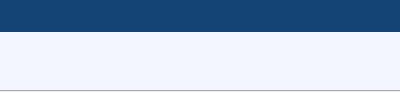
<?xml version="1.0" encoding="UTF-8"?>
<ui version="4.0">
 <class>confirm_window</class>
 <widget class="QWidget" name="confirm_window">
  <property name="geometry">
   <rect>
    <x>0</x>
    <y>0</y>
    <width>400</width>
    <height>95</height>
   </rect>
  </property>
  <property name="windowTitle">
   <string>Form</string>
  </property>
  <widget class="QFrame" name="background_frame">
   <property name="geometry">
    <rect>
     <x>-30</x>
     <y>-10</y>
     <width>441</width>
     <height>161</height>
    </rect>
   </property>
   <property name="sizePolicy">
    <sizepolicy hsizetype="Expanding" vsizetype="Expanding">
     <horstretch>0</horstretch>
     <verstretch>0</verstretch>
    </sizepolicy>
   </property>
   <property name="autoFillBackground">
    <bool>false</bool>
   </property>
   <property name="styleSheet">
    <string notr="true">QFrame {
	background-color: #144475;
	border-radius: 0px;
}
</string>
   </property>
   <property name="frameShape">
    <enum>QFrame::StyledPanel</enum>
   </property>
   <property name="frameShadow">
    <enum>QFrame::Raised</enum>
   </property>
   <widget class="QFrame" name="frame_2">
    <property name="geometry">
     <rect>
      <x>30</x>
      <y>42</y>
      <width>401</width>
      <height>111</height>
     </rect>
    </property>
    <property name="layoutDirection">
     <enum>Qt::RightToLeft</enum>
    </property>
    <property name="styleSheet">
     <string notr="true">QFrame {
	background-color:#F3F6FE;
}

</string>
    </property>
    <property name="frameShape">
     <enum>QFrame::StyledPanel</enum>
    </property>
    <property name="frameShadow">
     <enum>QFrame::Raised</enum>
    </property>
    <widget class="QLabel" name="icon_label">
     <property name="geometry">
      <rect>
       <x>13</x>
       <y>15</y>
       <width>30</width>
       <height>30</height>
      </rect>
     </property>
     <property name="minimumSize">
      <size>
       <width>30</width>
       <height>30</height>
      </size>
     </property>
     <property name="maximumSize">
      <size>
       <width>30</width>
       <height>30</height>
      </size>
     </property>
     <property name="text">
      <string/>
     </property>
     <property name="pixmap">
      <pixmap>images/alert2.png</pixmap>
     </property>
     <property name="scaledContents">
      <bool>true</bool>
     </property>
    </widget>
    <widget class="QTextEdit" name="msg_label">
     <property name="enabled">
      <bool>false</bool>
     </property>
     <property name="geometry">
      <rect>
       <x>57</x>
       <y>12</y>
       <width>330</width>
       <height>41</height>
      </rect>
     </property>
     <property name="minimumSize">
      <size>
       <width>330</width>
       <height>0</height>
      </size>
     </property>
     <property name="maximumSize">
      <size>
       <width>330</width>
       <height>16777215</height>
      </size>
     </property>
     <property name="styleSheet">
      <string notr="true">QTextEdit{
border: Transparent;
color: black;
}

QTextEdit:disabled {
   border: Transparent;
	color: black;
}</string>
     </property>
     <property name="inputMethodHints">
      <set>Qt::ImhMultiLine</set>
     </property>
     <property name="frameShape">
      <enum>QFrame::NoFrame</enum>
     </property>
     <property name="verticalScrollBarPolicy">
      <enum>Qt::ScrollBarAlwaysOff</enum>
     </property>
     <property name="horizontalScrollBarPolicy">
      <enum>Qt::ScrollBarAlwaysOff</enum>
     </property>
     <property name="sizeAdjustPolicy">
      <enum>QAbstractScrollArea::AdjustIgnored</enum>
     </property>
     <property name="lineWrapMode">
      <enum>QTextEdit::WidgetWidth</enum>
     </property>
     <property name="lineWrapColumnOrWidth">
      <number>0</number>
     </property>
     <property name="readOnly">
      <bool>true</bool>
     </property>
     <property name="html">
      <string>&lt;!DOCTYPE HTML PUBLIC &quot;-//W3C//DTD HTML 4.0//EN&quot; &quot;http://www.w3.org/TR/REC-html40/strict.dtd&quot;&gt;
&lt;html&gt;&lt;head&gt;&lt;meta name=&quot;qrichtext&quot; content=&quot;1&quot; /&gt;&lt;style type=&quot;text/css&quot;&gt;
p, li { white-space: pre-wrap; }
&lt;/style&gt;&lt;/head&gt;&lt;body style=&quot; font-family:'MS Shell Dlg 2'; font-size:8.25pt; font-weight:400; font-style:normal;&quot;&gt;
&lt;p style=&quot;-qt-paragraph-type:empty; margin-top:0px; margin-bottom:0px; margin-left:0px; margin-right:0px; -qt-block-indent:0; text-indent:0px;&quot;&gt;&lt;br /&gt;&lt;/p&gt;&lt;/body&gt;&lt;/html&gt;</string>
     </property>
    </widget>
   </widget>
   <widget class="QPushButton" name="close_btn">
    <property name="geometry">
     <rect>
      <x>400</x>
      <y>11</y>
      <width>30</width>
      <height>30</height>
     </rect>
    </property>
    <property name="minimumSize">
     <size>
      <width>30</width>
      <height>30</height>
     </size>
    </property>
    <property name="maximumSize">
     <size>
      <width>30</width>
      <height>30</height>
     </size>
    </property>
    <property name="palette">
     <palette>
      <active>
       <colorrole role="WindowText">
        <brush brushstyle="SolidPattern">
         <color alpha="255">
          <red>255</red>
          <green>255</green>
          <blue>255</blue>
         </color>
        </brush>
       </colorrole>
       <colorrole role="Button">
        <brush brushstyle="SolidPattern">
         <color alpha="0">
          <red>0</red>
          <green>0</green>
          <blue>0</blue>
         </color>
        </brush>
       </colorrole>
       <colorrole role="Text">
        <brush brushstyle="SolidPattern">
         <color alpha="255">
          <red>255</red>
          <green>255</green>
          <blue>255</blue>
         </color>
        </brush>
       </colorrole>
       <colorrole role="ButtonText">
        <brush brushstyle="SolidPattern">
         <color alpha="255">
          <red>255</red>
          <green>255</green>
          <blue>255</blue>
         </color>
        </brush>
       </colorrole>
       <colorrole role="Base">
        <brush brushstyle="SolidPattern">
         <color alpha="0">
          <red>0</red>
          <green>0</green>
          <blue>0</blue>
         </color>
        </brush>
       </colorrole>
       <colorrole role="Window">
        <brush brushstyle="SolidPattern">
         <color alpha="0">
          <red>0</red>
          <green>0</green>
          <blue>0</blue>
         </color>
        </brush>
       </colorrole>
       <colorrole role="PlaceholderText">
        <brush brushstyle="NoBrush">
         <color alpha="128">
          <red>255</red>
          <green>255</green>
          <blue>255</blue>
         </color>
        </brush>
       </colorrole>
      </active>
      <inactive>
       <colorrole role="WindowText">
        <brush brushstyle="SolidPattern">
         <color alpha="255">
          <red>255</red>
          <green>255</green>
          <blue>255</blue>
         </color>
        </brush>
       </colorrole>
       <colorrole role="Button">
        <brush brushstyle="SolidPattern">
         <color alpha="0">
          <red>0</red>
          <green>0</green>
          <blue>0</blue>
         </color>
        </brush>
       </colorrole>
       <colorrole role="Text">
        <brush brushstyle="SolidPattern">
         <color alpha="255">
          <red>255</red>
          <green>255</green>
          <blue>255</blue>
         </color>
        </brush>
       </colorrole>
       <colorrole role="ButtonText">
        <brush brushstyle="SolidPattern">
         <color alpha="255">
          <red>255</red>
          <green>255</green>
          <blue>255</blue>
         </color>
        </brush>
       </colorrole>
       <colorrole role="Base">
        <brush brushstyle="SolidPattern">
         <color alpha="0">
          <red>0</red>
          <green>0</green>
          <blue>0</blue>
         </color>
        </brush>
       </colorrole>
       <colorrole role="Window">
        <brush brushstyle="SolidPattern">
         <color alpha="0">
          <red>0</red>
          <green>0</green>
          <blue>0</blue>
         </color>
        </brush>
       </colorrole>
       <colorrole role="PlaceholderText">
        <brush brushstyle="NoBrush">
         <color alpha="128">
          <red>255</red>
          <green>255</green>
          <blue>255</blue>
         </color>
        </brush>
       </colorrole>
      </inactive>
      <disabled>
       <colorrole role="WindowText">
        <brush brushstyle="SolidPattern">
         <color alpha="255">
          <red>255</red>
          <green>255</green>
          <blue>255</blue>
         </color>
        </brush>
       </colorrole>
       <colorrole role="Button">
        <brush brushstyle="SolidPattern">
         <color alpha="0">
          <red>0</red>
          <green>0</green>
          <blue>0</blue>
         </color>
        </brush>
       </colorrole>
       <colorrole role="Text">
        <brush brushstyle="SolidPattern">
         <color alpha="255">
          <red>255</red>
          <green>255</green>
          <blue>255</blue>
         </color>
        </brush>
       </colorrole>
       <colorrole role="ButtonText">
        <brush brushstyle="SolidPattern">
         <color alpha="255">
          <red>255</red>
          <green>255</green>
          <blue>255</blue>
         </color>
        </brush>
       </colorrole>
       <colorrole role="Base">
        <brush brushstyle="SolidPattern">
         <color alpha="0">
          <red>0</red>
          <green>0</green>
          <blue>0</blue>
         </color>
        </brush>
       </colorrole>
       <colorrole role="Window">
        <brush brushstyle="SolidPattern">
         <color alpha="0">
          <red>0</red>
          <green>0</green>
          <blue>0</blue>
         </color>
        </brush>
       </colorrole>
       <colorrole role="PlaceholderText">
        <brush brushstyle="NoBrush">
         <color alpha="128">
          <red>255</red>
          <green>255</green>
          <blue>255</blue>
         </color>
        </brush>
       </colorrole>
      </disabled>
     </palette>
    </property>
    <property name="cursor">
     <cursorShape>PointingHandCursor</cursorShape>
    </property>
    <property name="layoutDirection">
     <enum>Qt::LeftToRight</enum>
    </property>
    <property name="styleSheet">
     <string notr="true">QPushButton {
	background-color: Transparent;
	color:white;
	border: none;
	text-align: center;
	border-radius: 15px;

}

</string>
    </property>
    <property name="text">
     <string/>
    </property>
    <property name="icon">
     <iconset>
      <normaloff>images/icons/cil-x.png</normaloff>images/icons/cil-x.png</iconset>
    </property>
    <property name="iconSize">
     <size>
      <width>50</width>
      <height>50</height>
     </size>
    </property>
   </widget>
   <widget class="QProgressBar" name="progressBar">
    <property name="geometry">
     <rect>
      <x>27</x>
      <y>100</y>
      <width>441</width>
      <height>10</height>
     </rect>
    </property>
    <property name="minimumSize">
     <size>
      <width>0</width>
      <height>10</height>
     </size>
    </property>
    <property name="maximumSize">
     <size>
      <width>16777215</width>
      <height>10</height>
     </size>
    </property>
    <property name="styleSheet">
     <string notr="true">QProgressBar {
    text-align: center;
	color: Transparent
}
QProgressBar::chunk {
    background-color: #78AD40;
}</string>
    </property>
    <property name="value">
     <number>0</number>
    </property>
   </widget>
  </widget>
 </widget>
 <resources/>
 <connections/>
</ui>
